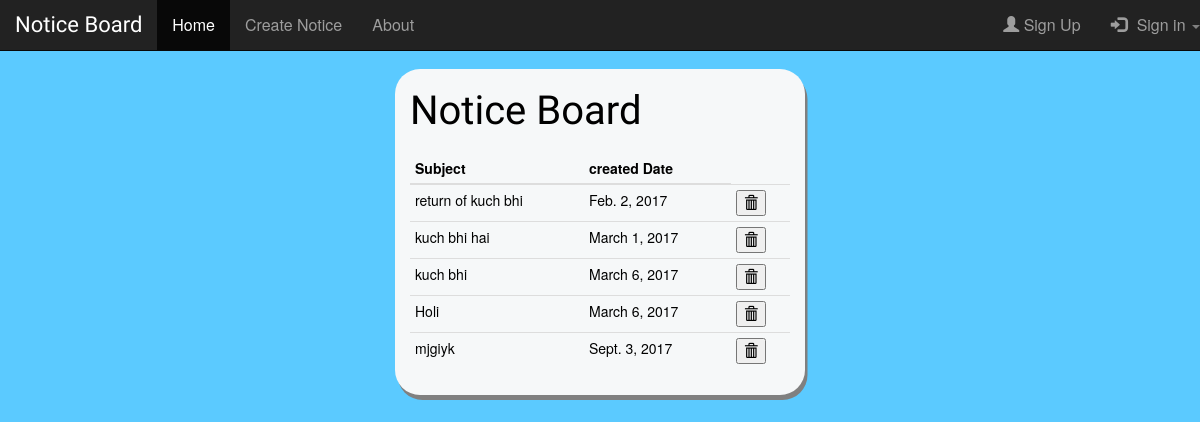
The page /college/ on the database as committed earlier.
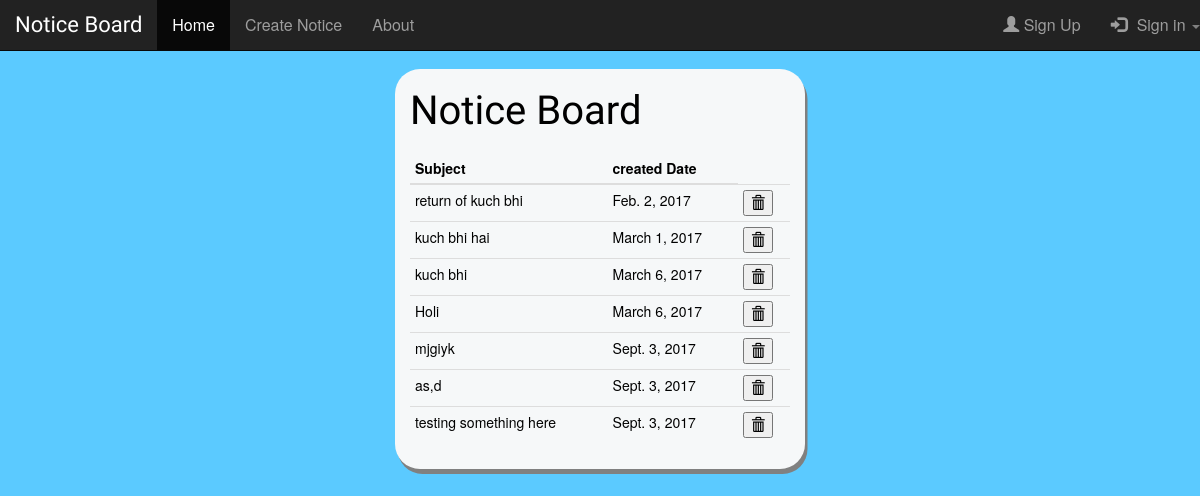
The same page on the database as committed later.
### college/models.py (models this page shows, shortened)
class College(models.Model):
    subject = models.CharField(max_length=200)
    message = models.TextField()
    cr_date = models.DateField()

### college/views.py (the view)
class IndexView(generic.ListView):
    template_name = 'index.html'
    context_object_name = 'nl'
    def get_queryset(self):
        return College.objects.order_by('cr_date')

### college/templates/index.html (shortened to what this page needs)
{% extends "master.html" %} {% block main %}
<h1 id='brand'>Notice Board</h1>
<div class=" table-responsive" id="table">
	<table class="table  table-condensed">
		<thead>
			<tr style="color:Black;">
				<th>Subject</th>
				<th>created Date</th>
			</tr>
		</thead>
		<tbody>
			{% for n1 in nl %}
			<tr>
				<td><a href="/college/{{n1.id}}" style="color:black;" >{{ n1.subject }}</a></td>
				<td>{{ n1.cr_date }}</td>
				<td><form action="{% url 'college:delete' n1.id %}" method="post" >
				<button type="submit" >
				<span class="glyphicon glyphicon-trash">
				</span>
				</button>
				</form></td>
			</tr>
			{% endfor %}
		</tbody>
	</table>
</div>
{% endblock %}

Rows that differ between the two databases and show on the page:
added College: subject "as,d", cr_date "Sept. 3, 2017"
added College: subject "testing something here", cr_date "Sept. 3, 2017"
